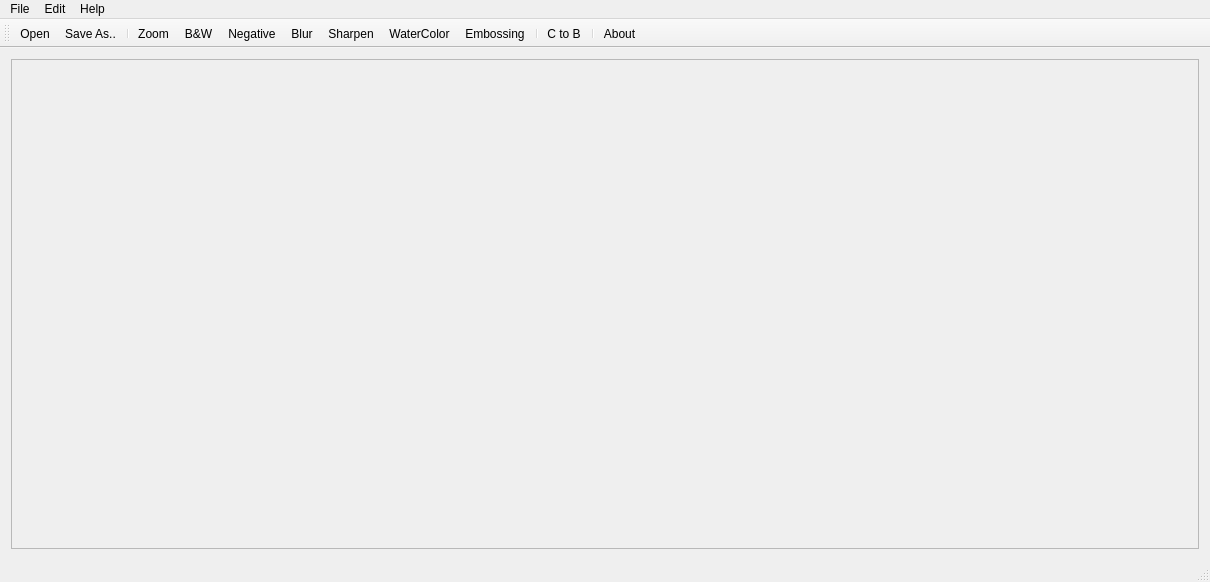
<?xml version="1.0" encoding="UTF-8"?>
<ui version="4.0">
 <class>MainWindow</class>
 <widget class="QMainWindow" name="MainWindow">
  <property name="geometry">
   <rect>
    <x>0</x>
    <y>0</y>
    <width>1210</width>
    <height>582</height>
   </rect>
  </property>
  <property name="minimumSize">
   <size>
    <width>500</width>
    <height>575</height>
   </size>
  </property>
  <property name="windowTitle">
   <string>MainWindow</string>
  </property>
  <widget class="QWidget" name="centralWidget">
   <layout class="QGridLayout" name="gridLayout">
    <item row="0" column="0">
     <widget class="QScrollArea" name="scrollArea">
      <property name="minimumSize">
       <size>
        <width>0</width>
        <height>400</height>
       </size>
      </property>
      <property name="widgetResizable">
       <bool>true</bool>
      </property>
      <widget class="DrawPanelWidget" name="drawPanelWidget">
       <property name="geometry">
        <rect>
         <x>0</x>
         <y>0</y>
         <width>1190</width>
         <height>484</height>
        </rect>
       </property>
      </widget>
     </widget>
    </item>
   </layout>
  </widget>
  <widget class="QMenuBar" name="menuBar">
   <property name="geometry">
    <rect>
     <x>0</x>
     <y>0</y>
     <width>1210</width>
     <height>27</height>
    </rect>
   </property>
   <widget class="QMenu" name="menuFile">
    <property name="title">
     <string>File</string>
    </property>
    <addaction name="actionOpen"/>
    <addaction name="actionSave_As"/>
    <addaction name="actionExit"/>
   </widget>
   <widget class="QMenu" name="menuEdit">
    <property name="title">
     <string>Edit</string>
    </property>
    <addaction name="actionZoom"/>
    <addaction name="actionTo_B_W"/>
    <addaction name="actionTo_negative"/>
    <addaction name="actionBlur"/>
    <addaction name="actionSharpen"/>
    <addaction name="actionWaterColor"/>
    <addaction name="actionEmbossing"/>
    <addaction name="separator"/>
    <addaction name="actionC_to_B"/>
   </widget>
   <widget class="QMenu" name="menuHelp">
    <property name="title">
     <string>Help</string>
    </property>
    <addaction name="actionAbout"/>
   </widget>
   <addaction name="menuFile"/>
   <addaction name="menuEdit"/>
   <addaction name="menuHelp"/>
  </widget>
  <widget class="QToolBar" name="mainToolBar">
   <attribute name="toolBarArea">
    <enum>TopToolBarArea</enum>
   </attribute>
   <attribute name="toolBarBreak">
    <bool>false</bool>
   </attribute>
   <addaction name="actionOpen"/>
   <addaction name="actionSave_As"/>
   <addaction name="separator"/>
   <addaction name="actionZoom"/>
   <addaction name="actionTo_B_W"/>
   <addaction name="actionTo_negative"/>
   <addaction name="actionBlur"/>
   <addaction name="actionSharpen"/>
   <addaction name="actionWaterColor"/>
   <addaction name="actionEmbossing"/>
   <addaction name="separator"/>
   <addaction name="actionC_to_B"/>
   <addaction name="separator"/>
   <addaction name="actionAbout"/>
  </widget>
  <widget class="QStatusBar" name="statusBar"/>
  <action name="actionOpen">
   <property name="text">
    <string>Open</string>
   </property>
  </action>
  <action name="actionSave_As">
   <property name="text">
    <string>Save As..</string>
   </property>
  </action>
  <action name="actionExit">
   <property name="text">
    <string>Exit</string>
   </property>
  </action>
  <action name="actionZoom">
   <property name="text">
    <string>Zoom</string>
   </property>
  </action>
  <action name="actionTo_B_W">
   <property name="text">
    <string>B&amp;&amp;W</string>
   </property>
  </action>
  <action name="actionTo_negative">
   <property name="text">
    <string>Negative</string>
   </property>
  </action>
  <action name="actionAbout">
   <property name="text">
    <string>About</string>
   </property>
  </action>
  <action name="actionBlur">
   <property name="text">
    <string>Blur</string>
   </property>
  </action>
  <action name="actionSharpen">
   <property name="text">
    <string>Sharpen</string>
   </property>
  </action>
  <action name="actionWaterColor">
   <property name="text">
    <string>WaterColor</string>
   </property>
  </action>
  <action name="actionC_to_B">
   <property name="text">
    <string>C to B</string>
   </property>
  </action>
  <action name="actionEmbossing">
   <property name="text">
    <string>Embossing</string>
   </property>
  </action>
 </widget>
 <layoutdefault spacing="6" margin="11"/>
 <customwidgets>
  <customwidget>
   <class>DrawPanelWidget</class>
   <extends>QWidget</extends>
   <header>drawpanelwidget.h</header>
   <container>1</container>
  </customwidget>
 </customwidgets>
 <resources/>
 <connections/>
</ui>
